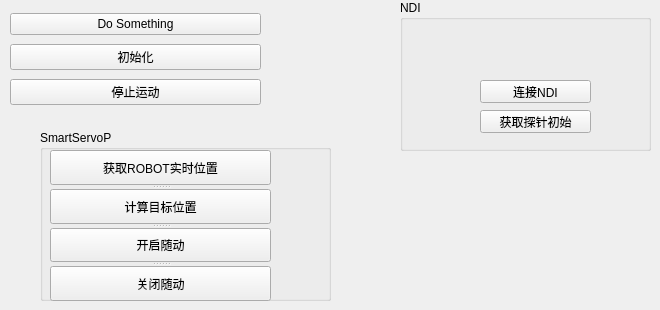
     <widget class="QWidget" name="tab">
      <attribute name="title">
       <string>初始化</string>
      </attribute>
      <widget class="QWidget" name="layoutWidget">
       <property name="geometry">
        <rect>
         <x>10</x>
         <y>10</y>
         <width>251</width>
         <height>100</height>
        </rect>
       </property>
       <layout class="QVBoxLayout" name="verticalLayout_2">
        <item>
         <widget class="QPushButton" name="buttonPerformImageProcessing">
          <property name="toolTip">
           <string>Do image processing</string>
          </property>
          <property name="text">
           <string>Do Something</string>
          </property>
         </widget>
        </item>
        <item>
         <widget class="QPushButton" name="pushButton_initDiana">
          <property name="text">
           <string>初始化</string>
          </property>
         </widget>
        </item>
        <item>
         <widget class="QPushButton" name="pushButton_stopDiana">
          <property name="text">
           <string>停止运动</string>
          </property>
         </widget>
        </item>
       </layout>
      </widget>
      <widget class="QGroupBox" name="groupBox_3">
       <property name="geometry">
        <rect>
         <x>400</x>
         <y>0</y>
         <width>251</width>
         <height>151</height>
        </rect>
       </property>
       <property name="title">
        <string>NDI</string>
       </property>
       <widget class="QmitkToolTrackingStatusWidget" name="m_StatusWidgetVegaToolToShow" native="true">
        <property name="geometry">
         <rect>
          <x>20</x>
          <y>20</y>
          <width>211</width>
          <height>41</height>
         </rect>
        </property>
       </widget>
       <widget class="QPushButton" name="pushButton_connectVega">
        <property name="geometry">
         <rect>
          <x>80</x>
          <y>80</y>
          <width>111</width>
          <height>23</height>
         </rect>
        </property>
        <property name="toolTip">
         <string>Do image processing</string>
        </property>
        <property name="text">
         <string>连接NDI</string>
        </property>
       </widget>
       <widget class="QPushButton" name="pushButton_getProbeInit">
        <property name="geometry">
         <rect>
          <x>80</x>
          <y>110</y>
          <width>111</width>
          <height>23</height>
         </rect>
        </property>
        <property name="text">
         <string>获取探针初始</string>
        </property>
       </widget>
      </widget>
      <widget class="QGroupBox" name="groupBox_2">
       <property name="geometry">
        <rect>
         <x>40</x>
         <y>130</y>
         <width>291</width>
         <height>171</height>
        </rect>
       </property>
       <property name="title">
        <string>SmartServoP</string>
       </property>
       <widget class="QSplitter" name="splitter">
        <property name="geometry">
         <rect>
          <x>10</x>
          <y>20</y>
          <width>221</width>
          <height>151</height>
         </rect>
        </property>
        <property name="orientation">
         <enum>Qt::Vertical</enum>
        </property>
        <widget class="QPushButton" name="reciveData">
         <property name="text">
          <string>获取ROBOT实时位置</string>
         </property>
        </widget>
        <widget class="QPushButton" name="targetPoint">
         <property name="text">
          <string>计算目标位置</string>
         </property>
        </widget>
        <widget class="QPushButton" name="servopOn">
         <property name="text">
          <string>开启随动</string>
         </property>
        </widget>
        <widget class="QPushButton" name="closeServopOFF">
         <property name="text">
          <string>关闭随动</string>
         </property>
        </widget>
       </widget>
      </widget>
     </widget>
